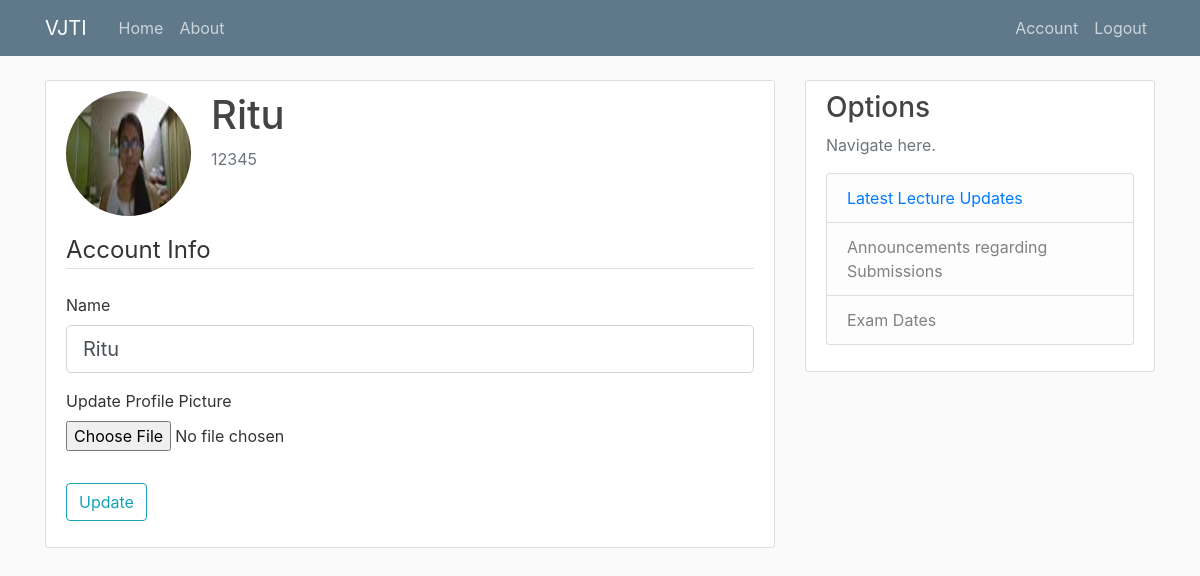
The app's page /account (signed in), older data.
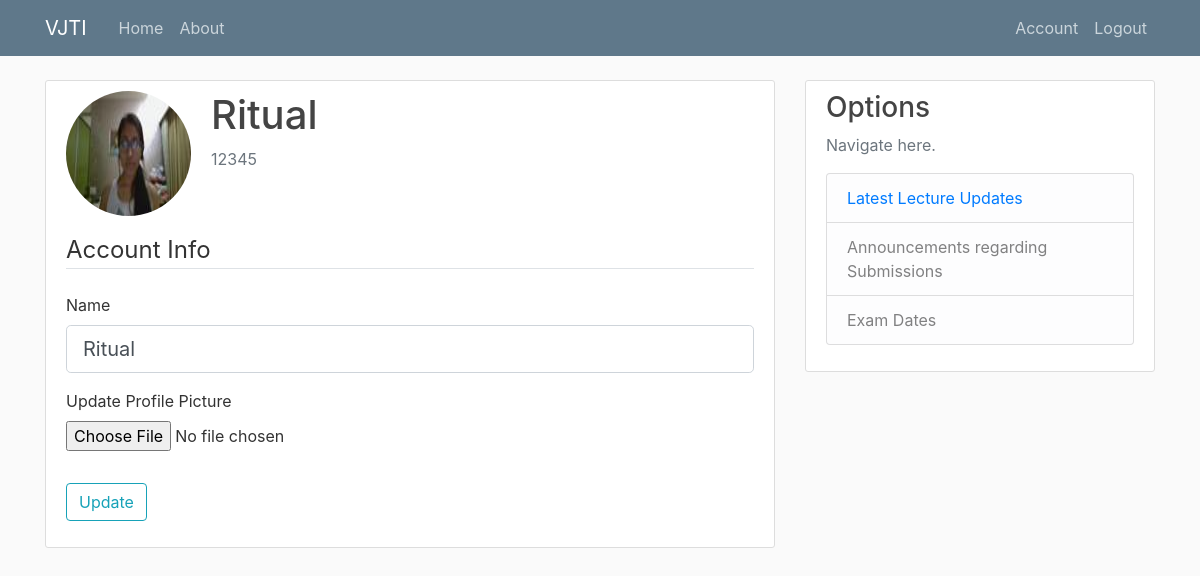
The same page, newer data.
### Main/models.py (models this page shows, shortened)
class Student(db.Model, UserMixin):
    id = db.Column(db.Integer, primary_key = True)
    name = db.Column(db.String(35), nullable =False)
    image_file = db.Column(db.String(20), default = 'default.jpeg')
    password = db.Column(db.String(60), nullable = False)
    year = db.Column(db.String(20), default = 'x')

### Main/routes.py (the view)
@app.route("/account", methods=['GET', 'POST'])
@login_required
def account():
    form = UpdateAccountForm()
    if form.validate_on_submit():
        if form.picture.data:
            picture_file = save_picture(form.picture.data)
            current_user.image_file = picture_file
        current_user.name = form.name.data
        db.session.commit()
        flash('Your account has been updated', category='success')
        return redirect(url_for('account'))
    elif request.method == 'GET':
        form.name.data = current_user.name
    image_file = url_for('static', filename = 'profile_pics/'+ current_user.image_file)
    return render_template('account.html', title = 'Account', image_file = image_file, form=form)

### Main/forms.py
class UpdateAccountForm(FlaskForm):
    name = StringField('Name', validators=[])
    picture = FileField('Update Profile Picture', validators=[FileAllowed(['jpg', 'png', 'jpeg'])])
    submit = SubmitField("Update")

### Main/models.py (called while the page is built)
@login_manager.user_loader
def load_student(id):
    return Student.query.get(int(id))

### Main/templates/account.html (shortened to what this page needs)
{% extends "layout.html" %}
{% block content %}
    <div class="content-section">
      <div class="media">
        <img class="rounded-circle account-img" src="{{ image_file }}">
        <div class="media-body">
          <h2 class="account-heading">{{ current_user.name }}</h2>
          <p class="text-secondary">{{ current_user.id }}</p>
        </div>
      </div>
        <form method="POST" action="" enctype="multipart/form-data">
            <fieldset class="form-group">
                <legend class="border-bottom mb-4">Account Info</legend>
                <div class="form-group">
                    {{ form.name.label(class="form-control-label") }}
                    {% if form.name.errors %}
                        {{ form.name(class="form-control form-control-lg is-invalid") }}
                        <div class="invalid-feedback">
                            {% for error in form.name.errors %}
                                <span>{{ error }}</span>
                            {% endfor %}
                        </div>
                    {% else %}
                        {{ form.name(class="form-control form-control-lg") }}
                    {% endif %}
                </div>
                <div class="form-group">
                    {{ form.picture.label() }}
                    {{ form.picture(class="form-control-file") }}
                </div>
            </fieldset>
            <div class="form-group">
                {{ form.submit(class="btn btn-outline-info") }}
            </div>
        </form>
    </div>
{% endblock content %}

### Main/templates/layout.html (shortened to what this page needs)
<!DOCTYPE html>
<html>
<head>
    <link rel="stylesheet" href="https://stackpath.bootstrapcdn.com/bootstrap/4.3.1/css/bootstrap.min.css">
    <link rel="stylesheet" type="text/css" href="{{ url_for('static', filename='main.css') }}">
</head>
<body>
    <header class="site-header">
      <nav class="navbar navbar-expand-md navbar-dark bg-steel fixed-top">
        <div class="container">
          <a class="navbar-brand mr-4" href="/">VJTI</a>
          <div class="collapse navbar-collapse" id="navbarToggle">
            <div class="navbar-nav mr-auto">
              <a class="nav-item nav-link" href="/">Home</a>
              <a class="nav-item nav-link" href="/about">About</a>
            </div>
            <div class="navbar-nav">
                {% if current_user.is_authenticated %}
                    <a class="nav-item nav-link" href="{{url_for('account')}}">Account</a>
                    <a class="nav-item nav-link" href="{{url_for('logout')}}">Logout</a>
                {% else %}
                    <a class="nav-item nav-link" href="{{url_for('studentlogin')}}">Student Login</a>
                    <a class="nav-item nav-link" href="{{url_for('facultylogin')}}">Faculty Login</a>
                {% endif %}
            </div>
          </div>
        </div>
      </nav>
    </header>
    <main role="main" class="container">
      <div class="row">
        <div class="col-md-8">
          {% block content %}{% endblock %}
        </div>
        <div class="col-md-4">
          <div class="content-section">
            <h3>Options</h3>
            <p class='text-muted'>Navigate here.
              <ul class="list-group">
                <li class="list-group-item list-group-item-light"><a href="{{url_for('view_posts')}}" >Latest Lecture Updates </a></li>
                <li class="list-group-item list-group-item-light">Announcements regarding Submissions</li>
                <li class="list-group-item list-group-item-light">Exam Dates</li>
              </ul>
            </p>
          </div>
        </div>
      </div>
    </main>
    </body>
</html>

### Main/static/main.css (style rules this page uses)
body { background: #fafafa; color: #333333; margin-top: 5rem; }
h1, h2, h3, h4, h5, h6 { color: #444444; }
.bg-steel { background-color: #5f788a; }
.site-header .navbar-nav .nav-link { color: #cbd5db; }
.content-section { background: #ffffff; padding: 10px 20px; border: 1px solid #dddddd; border-radius: 3px; margin-bottom: 20px; }
.account-img { height: 125px; width: 125px; margin-right: 20px; margin-bottom: 16px; }
.account-heading { font-size: 2.5rem; }

Row changes from the older to the newer data that the page shows:
changed Student id 12345: name "Ritu" → "Ritual"
